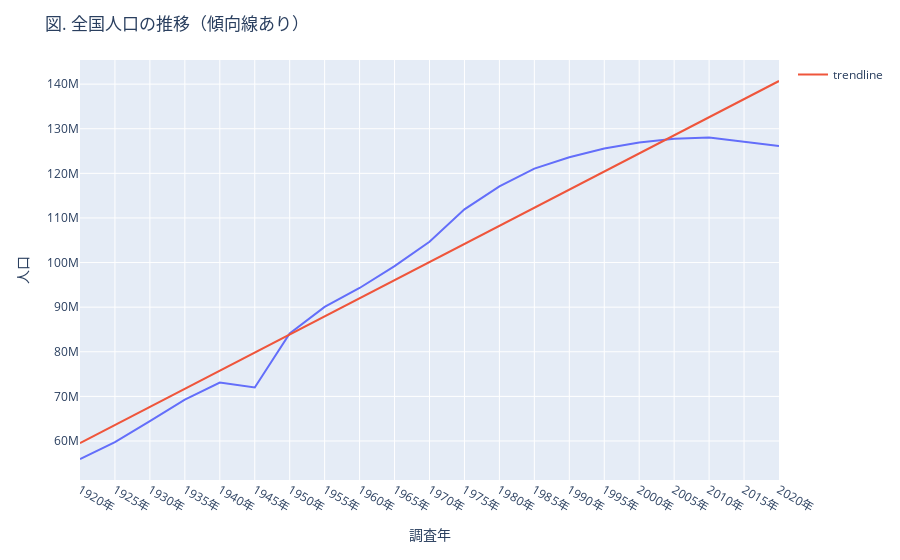

The code cell stored with this chart in its notebook:
### Markdown cell above
## 傾向線（回帰直線）

### Code cell
# 線形回帰を実施するためのライブラリ
from scipy.stats import linregress

viz_df = df[df['area']=='全国']
fig = px.line(viz_df, x='year', y='value')
slope, intercept, _, _, _ = linregress(viz_df.index, viz_df['value'])

# 最小二乗法による傾向線
a = slope
b = intercept
trendline = b + a * viz_df.index

fig.add_scatter(x=viz_df['year'], y=trendline, mode='lines', name='trendline')

fig.update_layout(
    title='図. 全国人口の推移（傾向線あり）',
    xaxis=dict(title='調査年'),
    yaxis=dict(title='人口'),
)

### Figure 1 — Plotly figure (JSON) as saved in the notebook; plotly's stock layout.template omitted (floating-point values rounded to 4 significant figures)
{"data": [{"hovertemplate": "year=%{x}<br>value=%{y}<extra></extra>", "legendgroup": "", "line": {"color": "#636efa", "dash": "solid"}, "marker": {"symbol": "circle"}, "mode": "lines", "name": "", "orientation": "v", "showlegend": false, "type": "scatter", "x": ["1920年", "1925年", "1930年", "1935年", "1940年", "1945年", "1950年", "1955年", "1960年", "1965年", "1970年", "1975年", "1980年", "1985年", "1990年", "1995年", "2000年", "2005年", "2010年", "2015年", "2020年"], "xaxis": "x", "y": [55963053, 59736822, 64450005, 69254148, 73114308, 71998104, 84114574, 90076594, 94301623, 99209137, 104665171, 111939643, 117060396, 121048923, 123611167, 125570246, 126925843, 127767994, 128057352, 127094745, 126146099], "yaxis": "y"}, {"mode": "lines", "name": "trendline", "type": "scatter", "x": ["1920年", "1925年", "1930年", "1935年", "1940年", "1945年", "1950年", "1955年", "1960年", "1965年", "1970年", "1975年", "1980年", "1985年", "1990年", "1995年", "2000年", "2005年", "2010年", "2015年", "2020年"], "y": [59500000.0, 63560000.0, 67620000.0, 71680000.0, 75740000.0, 79800000.0, 83860000.0, 87920000.0, 91980000.0, 96040000.0, 100100000.0, 104200000.0, 108200000.0, 112300000.0, 116300000.0, 120400000.0, 124500000.0, 128500000.0, 132600000.0, 136600000.0, 140700000.0]}], "layout": {"legend": {"tracegroupgap": 0}, "margin": {"t": 60}, "title": {"text": "図. 全国人口の推移（傾向線あり）"}, "xaxis": {"anchor": "y", "domain": [0, 1], "title": {"text": "調査年"}}, "yaxis": {"anchor": "x", "domain": [0, 1], "title": {"text": "人口"}}}}
